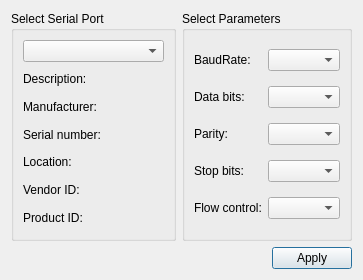
<?xml version="1.0" encoding="UTF-8"?>
<ui version="4.0">
 <class>SettingsDialog</class>
 <widget class="QDialog" name="SettingsDialog">
  <property name="geometry">
   <rect>
    <x>0</x>
    <y>0</y>
    <width>363</width>
    <height>280</height>
   </rect>
  </property>
  <property name="windowTitle">
   <string>Settings</string>
  </property>
  <layout class="QGridLayout" name="gridLayout_3">
   <item row="0" column="1">
    <widget class="QGroupBox" name="parametersBox">
     <property name="title">
      <string>Select Parameters</string>
     </property>
     <layout class="QGridLayout" name="gridLayout_2">
      <item row="0" column="0">
       <widget class="QLabel" name="baudRateLabel">
        <property name="text">
         <string>BaudRate:</string>
        </property>
       </widget>
      </item>
      <item row="0" column="1">
       <widget class="QComboBox" name="baudRateBox"/>
      </item>
      <item row="1" column="0">
       <widget class="QLabel" name="dataBitsLabel">
        <property name="text">
         <string>Data bits:</string>
        </property>
       </widget>
      </item>
      <item row="1" column="1">
       <widget class="QComboBox" name="dataBitsBox"/>
      </item>
      <item row="2" column="0">
       <widget class="QLabel" name="parityLabel">
        <property name="text">
         <string>Parity:</string>
        </property>
       </widget>
      </item>
      <item row="2" column="1">
       <widget class="QComboBox" name="parityBox"/>
      </item>
      <item row="3" column="0">
       <widget class="QLabel" name="stopBitsLabel">
        <property name="text">
         <string>Stop bits:</string>
        </property>
       </widget>
      </item>
      <item row="3" column="1">
       <widget class="QComboBox" name="stopBitsBox"/>
      </item>
      <item row="4" column="0">
       <widget class="QLabel" name="flowControlLabel">
        <property name="text">
         <string>Flow control:</string>
        </property>
       </widget>
      </item>
      <item row="4" column="1">
       <widget class="QComboBox" name="flowControlBox"/>
      </item>
     </layout>
    </widget>
   </item>
   <item row="0" column="0">
    <widget class="QGroupBox" name="selectBox">
     <property name="title">
      <string>Select Serial Port</string>
     </property>
     <layout class="QGridLayout" name="gridLayout">
      <item row="0" column="0">
       <widget class="QComboBox" name="serialPortInfoListBox"/>
      </item>
      <item row="1" column="0">
       <widget class="QLabel" name="descriptionLabel">
        <property name="text">
         <string>Description:</string>
        </property>
       </widget>
      </item>
      <item row="2" column="0">
       <widget class="QLabel" name="manufacturerLabel">
        <property name="text">
         <string>Manufacturer:</string>
        </property>
       </widget>
      </item>
      <item row="3" column="0">
       <widget class="QLabel" name="serialNumberLabel">
        <property name="text">
         <string>Serial number:</string>
        </property>
       </widget>
      </item>
      <item row="4" column="0">
       <widget class="QLabel" name="locationLabel">
        <property name="text">
         <string>Location:</string>
        </property>
       </widget>
      </item>
      <item row="5" column="0">
       <widget class="QLabel" name="vidLabel">
        <property name="text">
         <string>Vendor ID:</string>
        </property>
       </widget>
      </item>
      <item row="6" column="0">
       <widget class="QLabel" name="pidLabel">
        <property name="text">
         <string>Product ID:</string>
        </property>
       </widget>
      </item>
     </layout>
    </widget>
   </item>
   <item row="1" column="0" colspan="2">
    <layout class="QHBoxLayout" name="horizontalLayout">
     <item>
      <spacer name="horizontalSpacer">
       <property name="orientation">
        <enum>Qt::Horizontal</enum>
       </property>
       <property name="sizeHint" stdset="0">
        <size>
         <width>96</width>
         <height>20</height>
        </size>
       </property>
      </spacer>
     </item>
     <item>
      <widget class="QPushButton" name="applyButton">
       <property name="text">
        <string>Apply</string>
       </property>
      </widget>
     </item>
    </layout>
   </item>
  </layout>
 </widget>
 <resources/>
 <connections/>
</ui>
